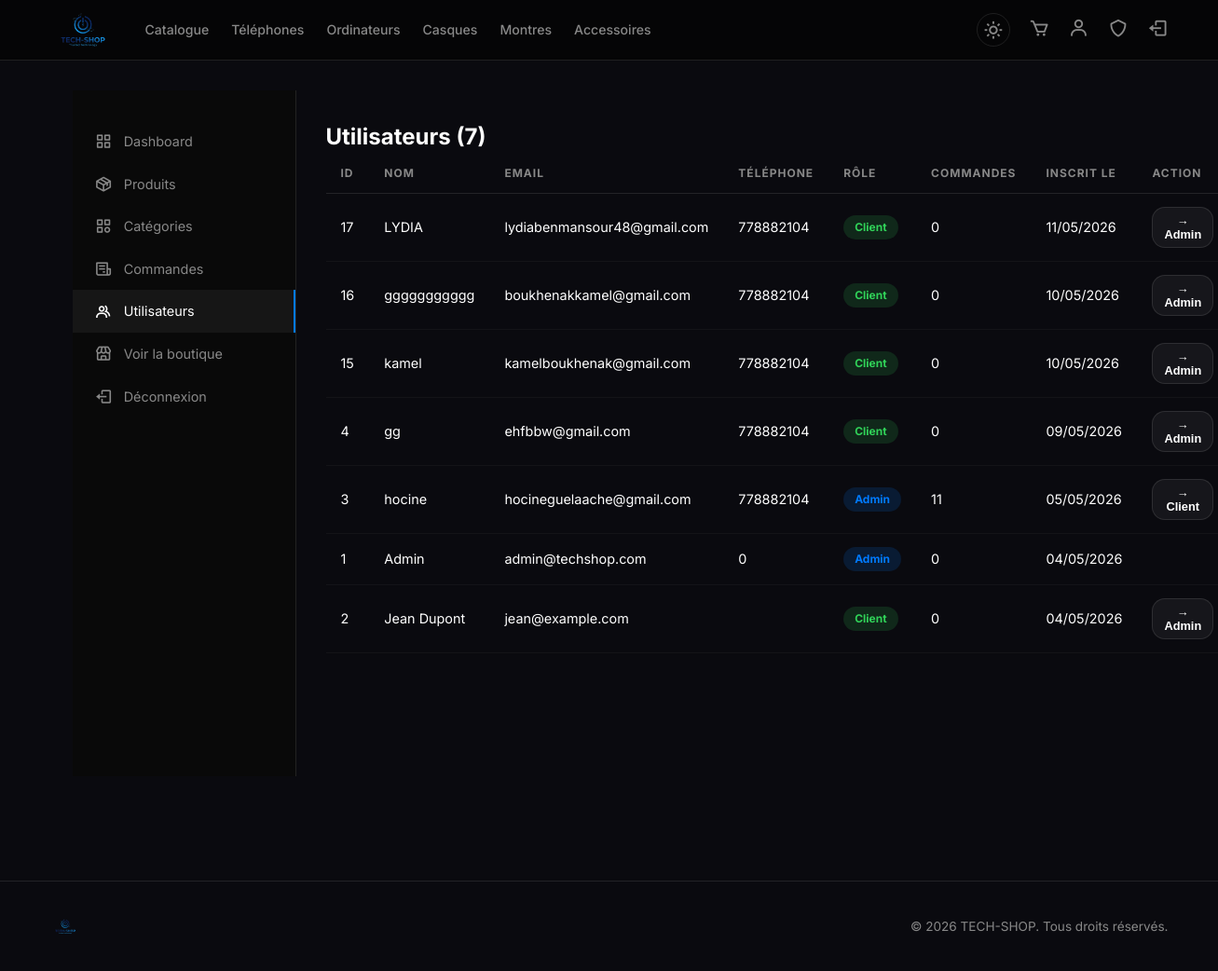
The page /admin/users.php (signed in) on the database its author committed.
### tables this page shows
CREATE TABLE `users` (
  `user_id` int(11) NOT NULL,
  `name` varchar(100) NOT NULL,
  `email` varchar(150) NOT NULL,
  `password` varchar(255) NOT NULL,
  `phone` bigint(20) UNSIGNED DEFAULT NULL,
  `address` text DEFAULT NULL,
  `role` enum('client','admin') DEFAULT 'client',
  `created_at` timestamp NOT NULL DEFAULT current_timestamp(),
  `is_verified` tinyint(1) NOT NULL DEFAULT 0,
  `verify_code` varchar(10) DEFAULT NULL,
  `verify_expires` datetime DEFAULT NULL,
  `google_id` varchar(200) DEFAULT NULL,
  `facebook_id` varchar(200) DEFAULT NULL,
  `oauth_provider` varchar(20) DEFAULT NULL,
  `email_verified` tinyint(1) DEFAULT 0,
  `verification_code` varchar(10) DEFAULT NULL,
  `code_expiry` datetime DEFAULT NULL
);

### admin/users.php (the view, shortened to what this page needs)
<?php
require_once __DIR__ . '/../config.php';
$users = $pdo->query("SELECT u.*, COUNT(o.order_id) AS order_count FROM users u LEFT JOIN orders o ON u.user_id=o.user_id GROUP BY u.user_id ORDER BY u.created_at DESC")->fetchAll();
?>
<!DOCTYPE html>
<?php $theme = isset($_COOKIE['theme']) ? $_COOKIE['theme'] : 'dark'; ?>
<html lang="fr" data-theme="<?php echo htmlspecialchars($theme); ?>">
<head>
    <link href="https://unpkg.com/boxicons@2.1.4/css/boxicons.min.css" rel="stylesheet">
    <link rel="stylesheet" href="../assets/css/style.css">
</head>
<body>
<nav class="navbar">
    <div class="nav-container">
        <a href="../index.php"><img class="nav-logo-img" src="../logo.png" alt="TECH-SHOP"></a>
        <div class="nav-links">
            <a href="../catalog.php">Catalogue</a>
            <a href="../catalog.php?cat=1">Téléphones</a>
            <a href="../catalog.php?cat=2">Ordinateurs</a>
            <a href="../catalog.php?cat=3">Casques</a>
            <a href="../catalog.php?cat=4">Montres</a>
            <a href="../catalog.php?cat=5">Accessoires</a>
        </div>
        <div class="nav-actions">
            <a href="../toggle_theme.php" class="theme-toggle">
                <i class="bx <?php echo ($theme === 'dark') ? 'bx-sun' : 'bx-moon'; ?>"></i>
            </a>
            <a href="../cart.php">
                <i class="bx bx-cart"></i>
            </a>
            <?php if (isset($_SESSION['user_id'])) { ?>
                <a href="../profile.php"><i class="bx bx-user"></i></a>
                <?php if (isset($_SESSION['role']) && $_SESSION['role'] === 'admin') { ?>
                    <a href="index.php"><i class="bx bx-shield"></i></a>
                <?php } ?>
                <a href="../logout.php"><i class="bx bx-log-out"></i></a>
            <?php } else { ?>
                <a href="../login.php"><i class="bx bx-log-in"></i></a>
            <?php } ?>
        </div>
    </div>
</nav>
<main class="main-content">
    <div class="admin-layout">
        <nav class="admin-sidebar">
            <a href="index.php"><i class="bx bx-grid-alt"></i> Dashboard</a>
            <a href="products.php"><i class="bx bx-package"></i> Produits</a>
            <a href="categories.php"><i class="bx bx-category"></i> Catégories</a>
            <a href="orders.php"><i class="bx bx-receipt"></i> Commandes</a>
            <a href="users.php" class="active"><i class="bx bx-group"></i> Utilisateurs</a>
            <a href="../index.php"><i class="bx bx-store"></i> Voir la boutique</a>
            <a href="../logout.php"><i class="bx bx-log-out"></i> Déconnexion</a>
        </nav>
        <div class="admin-main">
            <h2 class="section-title">Utilisateurs (<?php echo count($users); ?>)</h2>
            <table class="table">
                <thead>
                    <tr>
                        <th>ID</th><th>Nom</th><th>Email</th><th>Téléphone</th><th>Rôle</th><th>Commandes</th><th>Inscrit le</th><th>Action</th>
                    </tr>
                </thead>
                <tbody>
                    <?php foreach ($users as $u) { ?>
                        <tr>
                            <td><?php echo $u['user_id']; ?></td>
                            <td><?php echo htmlspecialchars($u['name']); ?></td>
                            <td><?php echo htmlspecialchars($u['email']); ?></td>
                            <td><?php echo htmlspecialchars($u['phone'] ?? ''); ?></td>
                            <td>
                                <?php if ($u['role'] === 'admin') { ?>
                                    <span class="status-badge status-processing"><?php echo ucfirst($u['role']); ?></span>
                                <?php } else { ?>
                                    <span class="status-badge status-shipped"><?php echo ucfirst($u['role']); ?></span>
                                <?php } ?>
                            </td>
                            <td><?php echo $u['order_count']; ?></td>
                            <td><?php echo date('d/m/Y', strtotime($u['created_at'])); ?></td>
                            <td>
                                <?php if ($u['user_id'] != $_SESSION['user_id']) { ?>
                                    <form method="POST" style="display:inline">
                                        <button type="submit" name="toggle_role" class="btn btn-ghost" style="padding:6px 12px;font-size:.8rem">
                                            <?php if ($u['role'] === 'admin') echo '→ Client'; else echo '→ Admin'; ?>
                                        </button>
                                    </form>
                                <?php } ?>
                            </td>
                        </tr>
                    <?php } ?>
                </tbody>
            </table>
        </div>
    </div>
</main>
<footer class="footer">
    <div class="footer-inner">
        <img class="nav-logo-img" src="../logo.png" alt="TECH-SHOP" style="height:32px;">
        <div style="display:flex; gap:24px; align-items:center">
            <p>&copy; <?php echo date('Y'); ?> TECH-SHOP. Tous droits réservés.</p>
        </div>
    </div>
</footer>
</body>
</html>

### assets/css/style.css (style rules this page uses)
:root { --bg: #0a0a0f; --bg-surface: rgba(255,255,255,0.05); --bg-surface-hover: rgba(255,255,255,0.09); --border-color: rgba(255,255,255,0.1); --accent: #007AFF; --accent-hover: #0066DD; --text-main: #ffffff; --text-muted: #888888; --danger: #FF3B30; --success: #30D158; --warning: #FF9F0A; --navbar-bg: rgba(5,5,5,0.85); --sidebar-bg: rgba(10,10,10,0.95); --input-bg: rgba(255,255,255,0.06); --table-hover: rgba(255,255,255,0.04); --qty-btn-color: #fff; }
*, *::before, *::after { box-sizing: border-box; margin: 0; padding: 0; }
html { scroll-behavior: smooth; }
body { background: var(--bg); color: var(--text-main); font-family: 'Inter', 'Segoe UI', system-ui, sans-serif; min-height: 100vh; line-height: 1.5; }
a { text-decoration: none; color: inherit; }
img { max-width: 100%; display: block; }
.navbar { position: sticky; top: 0; z-index: 100; background: var(--navbar-bg); backdrop-filter: blur(25px); border-bottom: 1px solid var(--border-color); padding: 0 24px; }
.nav-container { max-width: 1200px; margin: 0 auto; display: flex; align-items: center; gap: 32px; height: 64px; }
.nav-links { display: flex; gap: 24px; flex: 1; }
.nav-links a { color: var(--text-muted); font-size: 0.88rem; font-weight: 500; transition: color 0.2s; padding: 4px 0; position: relative; }
.nav-links a::after { content: ''; position: absolute; bottom: -2px; left: 0; right: 0; height: 2px; background: var(--accent); border-radius: 2px; transform: scaleX(0); transition: transform 0.2s; }
.nav-actions { display: flex; align-items: center; gap: 20px; position: relative; }
.nav-actions a { position: relative; color: var(--text-muted); transition: color 0.2s; }
.nav-actions i { font-size: 1.4rem; }
.nav-logo-img { height: 70px; width: auto; object-fit: contain; display: block; transition: opacity 0.2s; }
.theme-toggle { background: none; border: 1px solid var(--border-color); color: var(--text-muted); width: 36px; height: 36px; border-radius: 50%; cursor: pointer; display: flex; align-items: center; justify-content: center; font-size: 1.2rem; transition: all 0.3s; }
.main-content { max-width: 1200px; margin: 0 auto; padding: 32px 24px; }
.footer { border-top: 1px solid var(--border-color); margin-top: 80px; padding: 32px 24px; }
.footer-inner { max-width: 1200px; margin: 0 auto; display: flex; align-items: center; justify-content: space-between; flex-wrap: wrap; gap: 16px; }
.footer-inner p { color: var(--text-muted); font-size: 0.85rem; }
.btn { display: inline-flex; align-items: center; justify-content: center; gap: 8px; padding: 12px 24px; border-radius: 14px; font-weight: 700; font-size: 0.9rem; cursor: pointer; border: none; transition: all 0.2s; }
.btn-ghost { background: var(--bg-surface); border: 1px solid var(--border-color); color: var(--text-main); }
.table { width: 100%; border-collapse: collapse; overflow-x: auto; display: block; }
.table th { text-align: left; padding: 12px 16px; font-size: 0.75rem; text-transform: uppercase; letter-spacing: 1px; color: var(--text-muted); border-bottom: 1px solid var(--border-color); }
.table td { padding: 14px 16px; border-bottom: 1px solid var(--table-hover); font-size: 0.9rem; }
.status-badge { display: inline-block; padding: 4px 12px; border-radius: 100px; font-size: 0.75rem; font-weight: 700; }
.status-processing { background: rgba(0, 122, 255, 0.15); color: var(--accent); }
.status-shipped { background: rgba(48, 209, 88, 0.15); color: var(--success); }
.admin-layout { display: grid; grid-template-columns: 240px 1fr; gap: 0; min-height: calc(100vh - 64px); }
.admin-sidebar { background: var(--sidebar-bg); border-right: 1px solid var(--border-color); padding: 32px 0; position: sticky; top: 64px; height: calc(100vh - 64px); overflow-y: auto; }
.admin-sidebar a { display: flex; align-items: center; gap: 12px; padding: 12px 24px; color: var(--text-muted); font-size: 0.9rem; transition: all 0.2s; }
.admin-sidebar a:hover, .admin-sidebar a.active { color: var(--text-main); background: var(--bg-surface); border-right: 2px solid var(--accent); }
.admin-sidebar a i { font-size: 1.2rem; }
.admin-main { padding: 32px; }

### rows shown on the page
users: user_id "17", name "LYDIA", email "lydiabenmansour48@gmail.com", phone "778882104", role "Client", order_count "0", created_at "11/05/2026", shows "→ Admin"
users: user_id "16", name "ggggggggggg", email "boukhenakkamel@gmail.com", phone "778882104", role "Client", order_count "0", created_at "10/05/2026", shows "→ Admin"
users: user_id "15", name "kamel", email "kamelboukhenak@gmail.com", phone "778882104", role "Client", order_count "0", created_at "10/05/2026", shows "→ Admin"
users: user_id "4", name "gg", email "ehfbbw@gmail.com", phone "778882104", role "Client", order_count "0", created_at "09/05/2026", shows "→ Admin"
users: user_id "3", name "hocine", email "hocineguelaache@gmail.com", phone "778882104", role "Admin", order_count "11", created_at "05/05/2026", shows "→ Client"
users: user_id "1", name "Admin", email "admin@techshop.com", phone "0", role "Admin", order_count "0", created_at "04/05/2026"
users: user_id "2", name "Jean Dupont", email "jean@example.com", role "Client", order_count "0", created_at "04/05/2026", shows "→ Admin"

### other values the page prints
count($users) "7"
